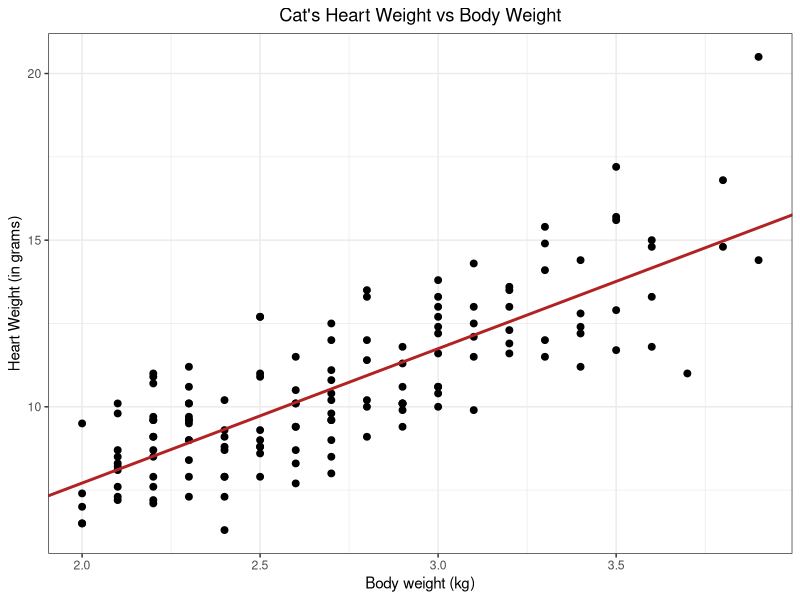
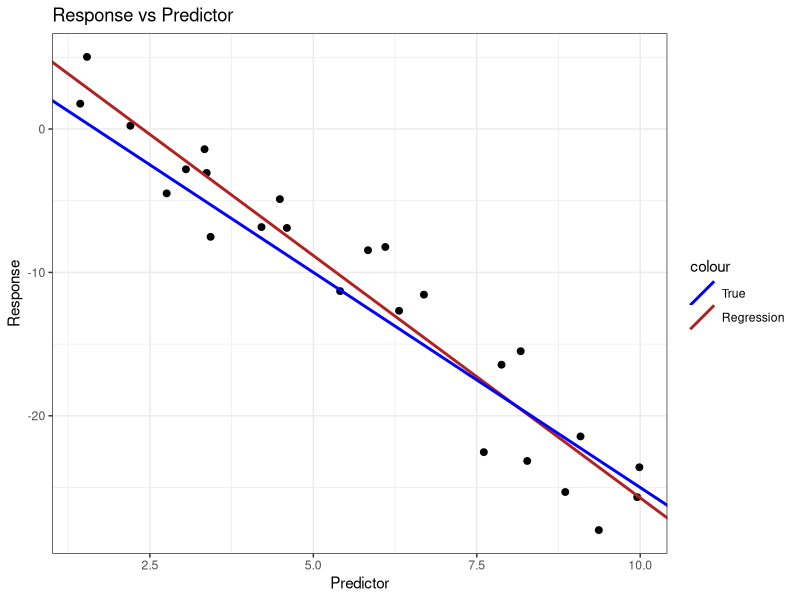
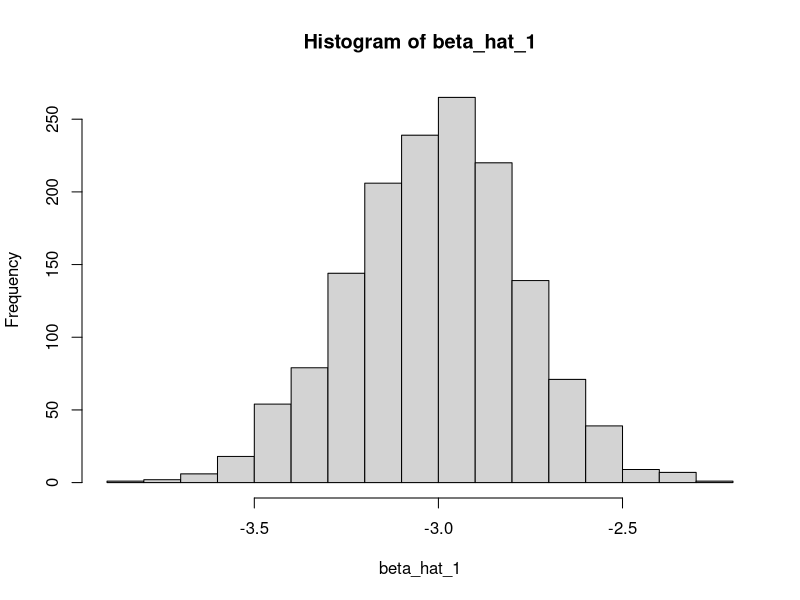
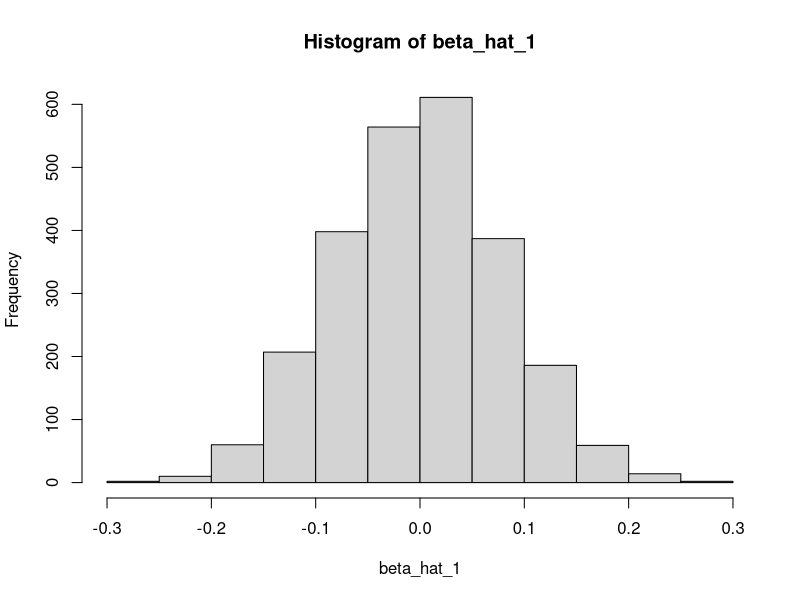
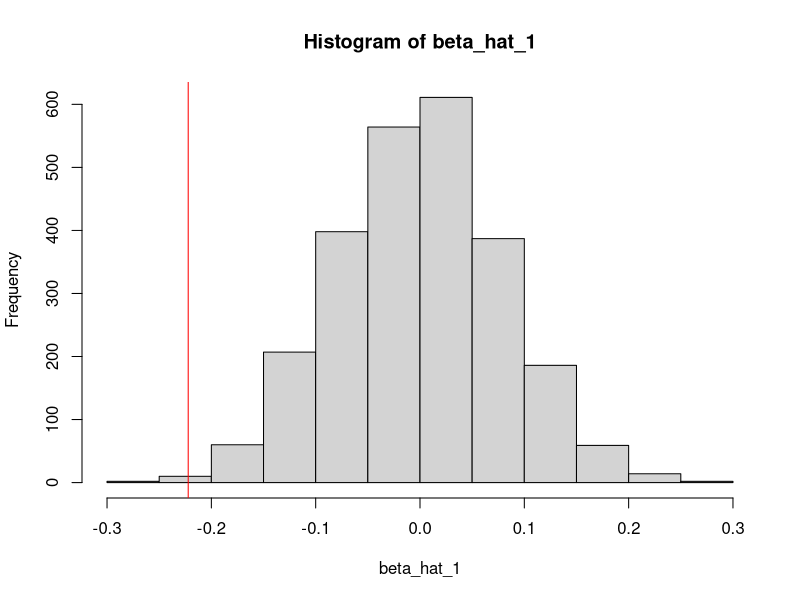

Generate these figures, in order, with R:
## ---- chunk 1
library(MASS)

cats = MASS::cats

cat_model = lm(Hwt~Bwt, data= cats)
summary(cat_model)

## ---- chunk 2
cat_model$coefficients

## ---- chunk 3

predict(cat_model, newdata = data.frame(Bwt = 3.1))
## ---- chunk 4
predict(cat_model, newdata = data.frame(Bwt = 1.5))
## ---- chunk 5
library(ggplot2)
theme_set(theme_bw()) 
p = ggplot(cats,aes(Bwt, Hwt))
p = p + geom_point(size=2)#+  geom_smooth(method="lm", col="firebrick", size=1)
p = p + geom_abline(intercept=cat_model$coefficients[1], slope = cat_model$coefficients[2], color = "firebrick", size = 1)

p + labs(title = "Cat's Heart Weight vs Body Weight",  x = "Body weight (kg)", y = "Heart Weight (in grams)")+  theme(plot.title = element_text(hjust = 0.5))

## ---- chunk 6
summary(cat_model)$r.squared

## ---- chunk 7

get_sd_est <-function(fitted_vals,actual_vals, mle = FALSE )
{
  n = length(fitted_vals)
  e = actual_vals - fitted_vals
  if (mle==FALSE) 
  {
    sd_est = sqrt(sum(e^2)/(n-2))
  }  
  else
  {
    sd_est = sqrt(sum(e^2)/n)
  }
  
  return(sd_est)
  
}


## ---- chunk 8
get_sd_est(cat_model$fitted.values,cats$Hwt,mle = FALSE)
## ---- chunk 9
get_sd_est(cat_model$fitted.values,cats$Hwt,mle = TRUE)
## ---- chunk 10
summary(cat_model)$sigma
## ---- chunk 11
birthday = 12121977
set.seed(birthday)
## ---- chunk 12
sim_slr = function(x, beta_0 = 5, beta_1 = -3, sigma = 1) {
  n = length(x)
  epsilon = rnorm(n, mean = 0, sd = sigma)
  y = beta_0 + beta_1 * x + epsilon
  data.frame(predictor = x, response = y)
}
x = runif(n = 25, 0, 10)

std_dev = sqrt(10.24)
df = sim_slr(x, beta_0 = 5, beta_1 = -3, sigma = std_dev)

## ---- chunk 13
fitted_model = lm(response ~ predictor, df)
fitted_model

## ---- chunk 14
p = ggplot(df,aes(predictor, response))
p = p + geom_point(size=2)+labs(title="Response vs Predictor ", x="Predictor", y="Response")
p = p + geom_abline(aes(intercept=fitted_model$coefficients[1], slope = fitted_model$coefficients[2], color = "firebrick"), size = 1)
p + geom_abline(aes(intercept=5, slope = -3 , color = "blue"), size = 1)+  
  scale_color_identity(labels=c("True","Regression"), guide="legend")

## ---- chunk 15
m = 1500
beta_hat_1 = rep(0,m)
for(i in 1:m)
{
  x = runif(n = 25, 0, 10)
  std_dev = sqrt(10.24)
  df = sim_slr(x, beta_0 = 5, beta_1 = -3, sigma = std_dev)
  fitted_model = lm(response ~ predictor, df)
  beta_hat_1[i] = fitted_model$coefficients[2]
}  

## ---- chunk 16
mean(beta_hat_1)
sd(beta_hat_1)

## ---- chunk 17
hist(beta_hat_1)
## ---- chunk 18
birthday = 010278
set.seed(birthday)
## ---- chunk 19
m = 2500
beta_hat_1 = rep(0,m)

for(i in 1:m)
{
  x = runif(n = 75, 0, 10)
  df = sim_slr(x, beta_0 = 3, beta_1 = 0, sigma = 2)
  fitted_model = lm(response ~ predictor, df)
  beta_hat_1[i] = fitted_model$coefficients[2]
}  


## ---- chunk 20
hist(beta_hat_1)
## ---- chunk 21
df1 = read.csv("skeptic.csv")
fitted_model = lm(response ~ predictor, df1)
skeptic_beta_1  = fitted_model$coefficients[2]
skeptic_beta_1
## ---- chunk 22
hist(beta_hat_1)
abline(v = skeptic_beta_1, col = "red")
## ---- chunk 23

mean(beta_hat_1 < skeptic_beta_1)
2*mean(beta_hat_1 < skeptic_beta_1)
## ---- chunk 24
data(Ozone, package = "mlbench")
Ozone = Ozone[, c(4, 6, 7, 8)]
colnames(Ozone) = c("ozone", "wind", "humidity", "temp")
Ozone = Ozone[complete.cases(Ozone), ]
## ---- chunk 25
library(knitr)
model_wind = lm(ozone ~ wind,  data = Ozone)
model_humidity = lm(ozone ~ humidity ,  data = Ozone)
model_temp = lm(ozone ~ temp,  data = Ozone)

#Wind
sum_wind = summary(model_wind)
e = model_wind$residuals
rmse_wind = sqrt(sum(e^2)/length(e))
wind = c(sum_wind$r.squared,rmse_wind )

#Humidity
sum_humidity= summary(model_humidity)
e = model_humidity$residuals
rmse_humidity = sqrt(sum(e^2)/length(e))
humidity = c(sum_humidity$r.squared, rmse_humidity)

#Temp
sum_temp= summary(model_temp)
e = model_temp$residuals
rmse_temp = sqrt(sum(e^2)/length(e))

temp = c(sum_temp$r.squared, rmse_temp)

model.comp  <- data.frame(rbind(wind, humidity, temp) )

colnames(model.comp) = c("$R Square$","RMSE")

